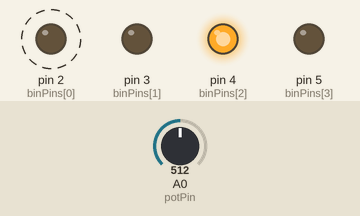
The sketch below on a simulated Arduino Uno, built with avr-gcc and run on an emulated ATmega328P. Shown: output pins drawn as LEDs (lit = HIGH). Dashed ring = blinking. Inputs (shaded band) come from the test bench; at power-on: A0 (potPin) = 512.

Above: at 1.2 s.
1.3 s: A0 (potPin) set to 0
4.3 s: A0 (potPin) set to 4
7.3 s: A0 (potPin) set to 306
At 7.52 s:
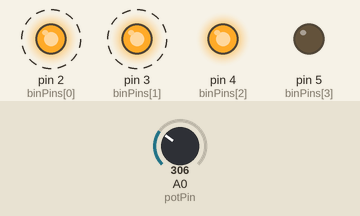
10.3 s: A0 (potPin) set to 511
At 11.55 s:
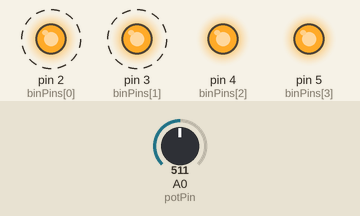
13.3 s: A0 (potPin) set to 716
At 14.99 s:
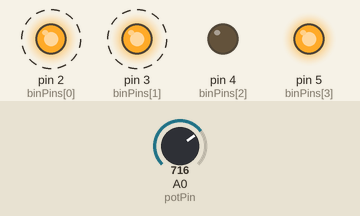
Timing chart, 0 to 17.3 s (numbered marks = the images above; inputs shaded):
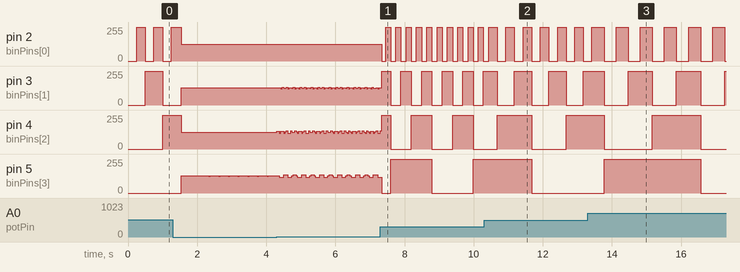

The sketch:

7447PotCounter.ino
```cpp
int potPin = A0;
int binPins[] = {2, 3, 4, 5}; // Digital Output Pins for Count

byte count; // Sets Count Variable as a Byte Count

void setup(void)
{
    Serial.begin(9600); // Begins Serial Call
  for (byte i = 0; i < 4; i++) {
    pinMode(binPins[i], OUTPUT); // Sets Digital Pins for Output
  }
  count = 0; // Counter
}

void loop(void)
{

  int A5Val = analogRead(potPin); // Voltage Across Potentiometer
  float Voltage = A5Val * (5.0 / 1023.0); // Converts Read Data To Correct Voltage
  int timeDelay = Voltage * (100.0);
  dispBinary(count++);
  delay(timeDelay);
}

void dispBinary(byte n)
{
  for (byte i = 0; i < 4; i++) {
    digitalWrite(binPins[i], n & 1); // Adds 1 to Binary Value
    n /= 2; // Insures Count never ='s 2
  }
}
```

Measured:
- after the input at 7.3 s, pin 2 (binPins[0]): alternates 255/255 for 0.15 s and 0/255 for 0.15 s, starting at once
- after the input at 10.3 s, pin 2 (binPins[0]): alternates 255/255 for 0.25 s and 0/255 for 0.25 s, starting after 0.38 s; pin 3 (binPins[1]): alternates 255/255 for 0.50 s and 0/255 for 0.50 s, starting after 0.38 s
- after the input at 13.3 s, pin 2 (binPins[0]): alternates 255/255 for 0.35 s and 0/255 for 0.35 s, starting after 0.47 s; pin 3 (binPins[1]): alternates 255/255 for 0.70 s and 0/255 for 0.70 s, starting after 0.47 s
- by itself, pin 3 (binPins[1]): alternates 255/255 for 0.30 s and 0/255 for 0.30 s
